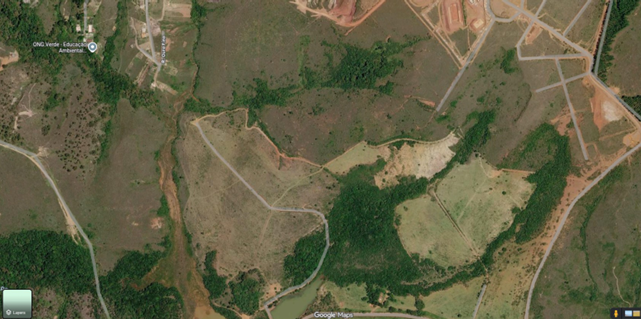
#> input picture data/raw/rural.png, 641 x 319 px; its folder holds only this picture in this run
$ jupyter execute deteccao_malha_viaria.ipynb
#> lines starting #> are read from the running program, lines starting #| are printed output that depends on the picture; after the words box and inside, x2 and y2 are one past the last pixel; in counts of white or black regions, pixels touching at a corner belong together
# Detecção e Reconstrução de Malha Viária a partir de Imagens de Satélite

**Disciplina:** Reconhecimento de Padrões
**Integrantes:** Beatriz Vocurca Frade, Johnatan Augusto Moreira do Carmo e Marina Alves Resende

Este notebook implementa um pipeline de visão computacional clássica para detectar vias, gerar máscaras segmentadas, sobrepor o resultado na imagem original e extrair um grafo da malha viária.

## 0. Setup

[cell 1]
from pathlib import Path

PROJECT_ROOT = Path.cwd().resolve()
if PROJECT_ROOT.name == "notebook":
    PROJECT_ROOT = PROJECT_ROOT.parent

RAW_DIR     = PROJECT_ROOT / "data" / "raw"
RESULTS_DIR = PROJECT_ROOT / "data" / "results"
GRAPHS_DIR  = PROJECT_ROOT / "data" / "graphs"

RAW_DIR.mkdir(parents=True, exist_ok=True)
RESULTS_DIR.mkdir(parents=True, exist_ok=True)
GRAPHS_DIR.mkdir(parents=True, exist_ok=True)

print(f"Raiz: {PROJECT_ROOT}")

## 1. Pipeline de detecção

[cell 2]
from pathlib import Path
import cv2
import numpy as np
import matplotlib.pyplot as plt

from skimage.filters import frangi
from skimage.morphology import remove_small_objects, remove_small_holes
from sklearn.mixture import GaussianMixture
from sklearn.preprocessing import StandardScaler


PROJECT_ROOT = Path.cwd().resolve()
if PROJECT_ROOT.name == "notebook":
    PROJECT_ROOT = PROJECT_ROOT.parent

RAW_DIR     = PROJECT_ROOT / "data" / "raw"
RESULTS_DIR = PROJECT_ROOT / "data" / "results"
GRAPHS_DIR  = PROJECT_ROOT / "data" / "graphs"

RAW_DIR.mkdir(parents=True, exist_ok=True)
RESULTS_DIR.mkdir(parents=True, exist_ok=True)
GRAPHS_DIR.mkdir(parents=True, exist_ok=True)

print(f"Raiz: {PROJECT_ROOT}")


def read_image(path):
    img = cv2.imread(str(path), cv2.IMREAD_COLOR)
    if img is None:
        raise ValueError(f"Não foi possível abrir: {path}")
    return cv2.cvtColor(img, cv2.COLOR_BGR2RGB)


def resize_max(img, max_side=1600):
    h, w = img.shape[:2]
    s = max(h, w)
    if s <= max_side:
        return img, 1.0

    scale = max_side / s
    new_w = int(w * scale)
    new_h = int(h * scale)
    out = cv2.resize(img, (new_w, new_h), interpolation=cv2.INTER_AREA)
    return out, scale


def local_std(gray, k=15):
    gray = gray.astype(np.float32) / 255.0
    mean = cv2.blur(gray, (k, k))
    mean2 = cv2.blur(gray * gray, (k, k))
    std = np.sqrt(np.maximum(mean2 - mean * mean, 0))
    return std


# [50 lines left out: function build_features, not called in this run]


def normalize01(x):
    x = x.astype(np.float32)
    return (x - x.min()) / (x.max() - x.min() + 1e-6)


def oriented_line_opening(mask, lengths=(17, 25, 35), angles=(0, 30, 60, 90, 120, 150)):
    out = np.zeros_like(mask, dtype=np.uint8)

    for L in lengths:
        base = np.zeros((L, L), dtype=np.uint8)
        cv2.line(base, (L // 2, 2), (L // 2, L - 3), 1, 3)

        for ang in angles:
            M = cv2.getRotationMatrix2D((L // 2, L // 2), ang, 1.0)
            kernel = cv2.warpAffine(base, M, (L, L))
            kernel = (kernel > 0).astype(np.uint8)

            opened = cv2.morphologyEx(mask, cv2.MORPH_OPEN, kernel)
            out = np.maximum(out, opened)

    return out


def segment_roads(
    img_rgb,
    max_side=1800,
    min_area=80,
    hole_area=250,
    urban_sensitivity=0.72,
    rural_sensitivity=0.82
):
    img_small, scale = resize_max(img_rgb, max_side=max_side)
    img = cv2.bilateralFilter(img_small, d=7, sigmaColor=35, sigmaSpace=35)

    gray = cv2.cvtColor(img, cv2.COLOR_RGB2GRAY)
    hsv = cv2.cvtColor(img, cv2.COLOR_RGB2HSV)
    lab = cv2.cvtColor(img, cv2.COLOR_RGB2LAB)

    h, s, v = cv2.split(hsv)
    l, a, b = cv2.split(lab)

    gray_f = gray.astype(np.float32) / 255.0
    s_f = s.astype(np.float32) / 255.0

    r = img[:, :, 0].astype(np.float32)
    g = img[:, :, 1].astype(np.float32)
    bb = img[:, :, 2].astype(np.float32)

    grayness = 1.0 - normalize01(
        np.abs(r - g) + np.abs(r - bb) + np.abs(g - bb)
    )

    ndvi_like = (g - r) / (g + r + 1e-6)
    non_veg = ndvi_like < 0.22

    clahe = cv2.createCLAHE(clipLimit=2.5, tileGridSize=(8, 8))
    gray_eq = clahe.apply(gray)

    tex = local_std(gray_eq, k=15)
    homogeneity = normalize01(1.0 - tex)

    fr_dark = frangi(
        gray_eq.astype(float) / 255.0,
        sigmas=range(1, 6),
        black_ridges=True
    )

    fr_light = frangi(
        gray_eq.astype(float) / 255.0,
        sigmas=range(1, 6),
        black_ridges=False
    )

    linearity = normalize01(np.maximum(fr_dark, fr_light))

    urban_score = (
        0.38 * grayness +
        0.25 * (1.0 - s_f) +
        0.20 * homogeneity +
        0.17 * linearity
    )

    urban_score = normalize01(urban_score)

    rural_score = (
        0.65 * linearity +
        0.20 * homogeneity +
        0.15 * (1.0 - s_f)
    )

    rural_score = normalize01(rural_score)

    urban_mask = urban_score > np.quantile(urban_score, urban_sensitivity)
    rural_mask = rural_score > np.quantile(rural_score, rural_sensitivity)

    urban_mask = urban_mask & non_veg & (s_f < 0.62)
    rural_mask = rural_mask & non_veg

    rural_mask = oriented_line_opening(
        rural_mask.astype(np.uint8),
        lengths=(9, 15, 23, 31),
        angles=(0, 15, 30, 45, 60, 75, 90, 105, 120, 135, 150, 165)
    ).astype(bool)

    urban_mask = oriented_line_opening(
        urban_mask.astype(np.uint8),
        lengths=(15, 25, 35),
        angles=(0, 20, 40, 60, 80, 100, 120, 140, 160)
    ).astype(bool) | urban_mask

    mask = urban_mask | rural_mask

    close_kernel = cv2.getStructuringElement(cv2.MORPH_ELLIPSE, (7, 7))
    dilate_kernel = cv2.getStructuringElement(cv2.MORPH_ELLIPSE, (3, 3))

    mask = cv2.dilate(mask.astype(np.uint8), dilate_kernel, iterations=1)
    mask = cv2.morphologyEx(mask, cv2.MORPH_CLOSE, close_kernel)

    mask = mask.astype(bool)
    mask = remove_small_objects(mask, min_size=min_area)
    mask = remove_small_holes(mask, area_threshold=hole_area)

    if scale != 1.0:
        mask = cv2.resize(
            mask.astype(np.uint8),
            (img_rgb.shape[1], img_rgb.shape[0]),
            interpolation=cv2.INTER_NEAREST
        ).astype(bool)

    return mask


def make_overlay(img_rgb, mask, alpha=0.45):
    overlay = img_rgb.copy().astype(np.float32)
    color = np.zeros_like(overlay)
    color[:, :, 0] = 255

    overlay[mask] = (1 - alpha) * overlay[mask] + alpha * color[mask]
    return np.clip(overlay, 0, 255).astype(np.uint8)


# [20 lines left out: function plot_road_result, not called in this run]


def process_image(path, max_side=1800):
    path = Path(path)

    img = read_image(path)

    mask = segment_roads(
        img,
        max_side=max_side,
        min_area=80,
        hole_area=250,
        urban_sensitivity=0.86,
        rural_sensitivity=0.92
    )

    overlay = make_overlay(img, mask)

    mask_path = RESULTS_DIR / f"{path.stem}_mask.png"
    overlay_path = RESULTS_DIR / f"{path.stem}_overlay.png"

    cv2.imwrite(
        str(mask_path),
        (mask.astype(np.uint8) * 255)
    )

    cv2.imwrite(
        str(overlay_path),
        cv2.cvtColor(overlay, cv2.COLOR_RGB2BGR)
    )

    return {
        "name": path.name,
        "image": img,
        "mask": mask,
        "overlay": overlay,
        "mask_path": mask_path,
        "overlay_path": overlay_path
    }

def plot_all_results(results):

    n = len(results)

    fig, axes = plt.subplots(
        nrows=n,
        ncols=3,
        figsize=(18, 6*n)
    )

    if n == 1:
        axes = np.array([axes])

    for i, r in enumerate(results):

        axes[i,0].imshow(r["image"])
        axes[i,0].set_title(
            f'{r["name"]}\nOriginal'
        )
        axes[i,0].axis("off")

        axes[i,1].imshow(
            r["mask"],
            cmap="gray"
        )
        axes[i,1].set_title("Máscara")
        axes[i,1].axis("off")

        axes[i,2].imshow(r["overlay"])
        axes[i,2].set_title("Sobreposição")
        axes[i,2].axis("off")

    plt.tight_layout()
    plt.show()


def process_dataset(raw_dir=RAW_DIR, max_side=1600):
    exts = ["*.png", "*.jpg", "*.jpeg", "*.tif", "*.tiff", "*.bmp"]
    files = []

    for e in exts:
        files.extend(Path(raw_dir).glob(e))

    if len(files) == 0:
        raise FileNotFoundError(f"Nenhuma imagem encontrada em {raw_dir}")

    results = []

    for f in files:
        print(f"Processando: {f.name}")
        results.append(process_image(f, max_side=max_side))
#> in read_image, img is the input picture: shape (319, 641, 3); mean B, G, R 68.2, 95.9, 97.5
#> in segment_roads, `img_small, scale = resize_max(img_rgb, max_side=max_side)`: scale = 1
#> in segment_roads, `hsv = cv2.cvtColor(img, cv2.COLOR_RGB2HSV)`: hsv: shape (319, 641, 3); mean H, S, V 30.7, 88.6, 102.9
#> in segment_roads, `lab = cv2.cvtColor(img, cv2.COLOR_RGB2LAB)`: lab: shape (319, 641, 3); mean of channels 0, 1, 2 102.1, 123.6, 144.2
#> in segment_roads, `ndvi_like = (g - r) / (g + r + 1e-6)`:
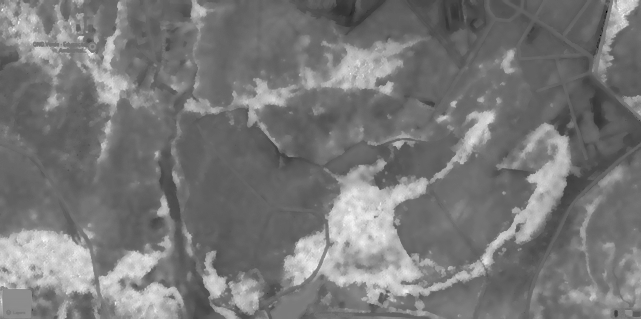
#> ndvi_like: shape (319, 641) float32; min -0.366, max 0.443, mean 0.017; drawn with min black and max white
#> in segment_roads, `non_veg = ndvi_like < 0.22`:
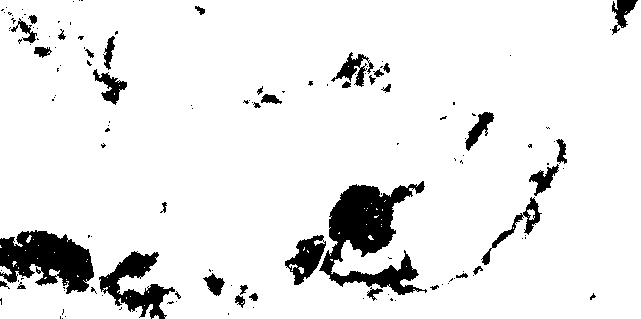
#> non_veg: shape (319, 641) bool; 91.4% white; 141 black regions (103 under 20 px), largest, box (x1, y1, x2, y2) and area: (319, 181, 427, 295) 5441, (0, 230, 94, 294) 3804, (99, 251, 175, 319) 2083
#> in local_std, `mean = cv2.blur(gray, (k, k))`:
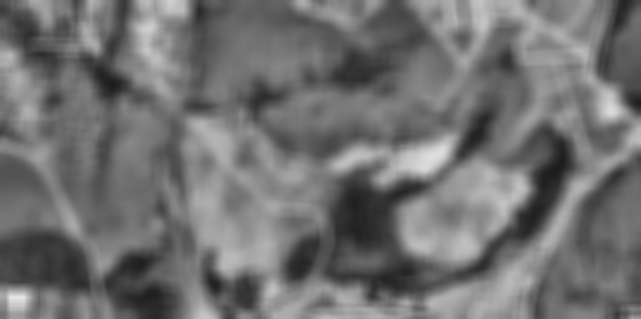
#> mean: shape (319, 641) float32; min 0.115, max 0.907, mean 0.444
#> in local_std, `mean2 = cv2.blur(gray * gray, (k, k))`:
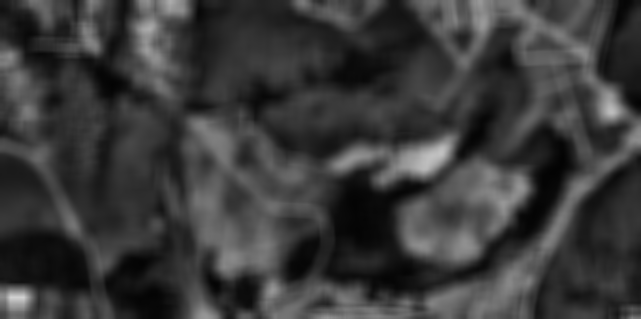
#> mean2: shape (319, 641) float32; min 0.0139, max 0.825, mean 0.23
#> in local_std, `std = np.sqrt(np.maximum(mean2 - mean * mean, 0))`:
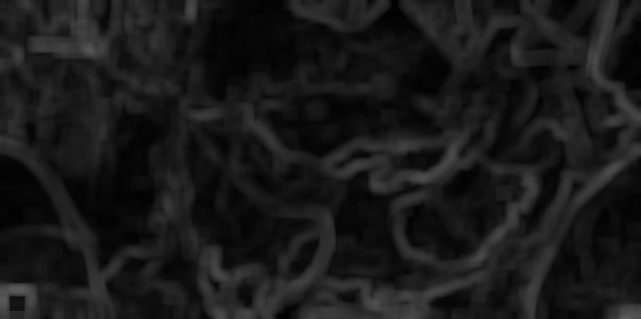
#> std: shape (319, 641) float32; min 0.0023, max 0.359, mean 0.101
#> in normalize01 (call 2), `x = x.astype(np.float32)`:
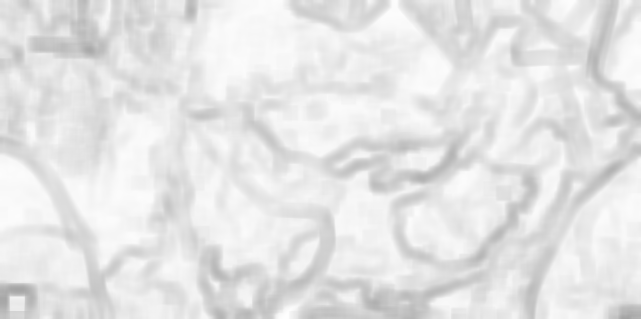
#> x: shape (319, 641) float32; min 0.641, max 0.998, mean 0.899
#> in segment_roads, `urban_score = ( 0.38 * grayness + 0.25 * (1.0 - s_f) + 0.20 * homogene..`:
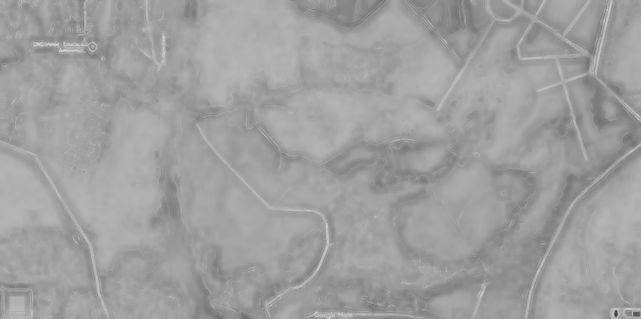
#> urban_score: shape (319, 641) float32; min 0.236, max 0.835, mean 0.626
#> in normalize01 (call 5), `return (x - x.min()) / (x.max() - x.min() + 1e-6)`:
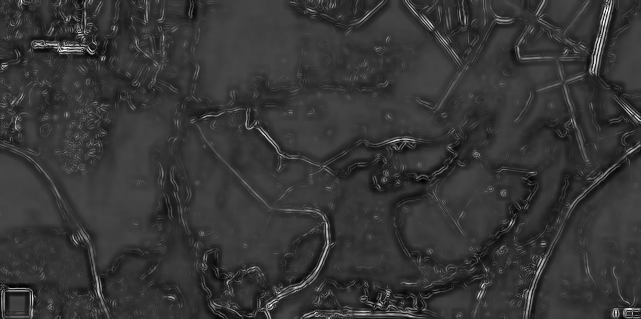
#> returned value: shape (319, 641) float32; min 0, max 1, mean 0.214
#> in segment_roads, `urban_mask = urban_score > np.quantile(urban_score, urban_sensitivity)`: urban_mask: shape (319, 641) bool; 14% white; 400 white regions (328 under 20 px), largest, box (x1, y1, x2, y2) and area: (195, 0, 299, 102) 6526, (63, 112, 166, 264) 5542, (0, 155, 60, 235) 2757
#> in segment_roads, `rural_mask = rural_score > np.quantile(rural_score, rural_sensitivity)`: rural_mask: shape (319, 641) bool; 8% white in thin lines or dots
#> in segment_roads, `rural_mask = rural_mask & non_veg`: rural_mask: shape (319, 641) bool; 7.8% white in thin lines or dots
#> after the loop in oriented_line_opening, `for L in lengths:`: base: shape (31, 31); values 0 (black) and 1 (white), 14.9% white; 1 white region, box (x1, y1, x2, y2) and area: (13, 0, 18, 31) 143
#> after the loop in oriented_line_opening, `for L in lengths:`: out: shape (319, 641); values 0 (black) and 1 (white), 0.52% white; 13 white regions, largest, box (x1, y1, x2, y2) and area: (7, 204, 24, 223) 243, (229, 58, 247, 77) 216, (133, 192, 153, 201) 112
#> call 2 of oriented_line_opening, with lengths = (15, 25, 35), angles = (0, 20, 40, 60, 80, 100, 120, 140, 160)
#> after the loop in oriented_line_opening (call 2), `for L in lengths:`: base: shape (35, 35); values 0 (black) and 1 (white), 13.3% white; 1 white region, box (x1, y1, x2, y2) and area: (15, 0, 20, 35) 163
#> after the loop in oriented_line_opening (call 2), `for L in lengths:`:
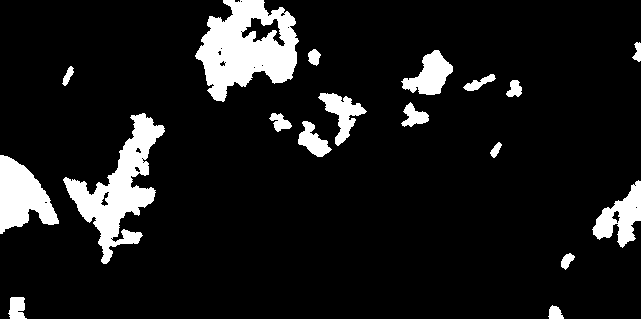
#> out: shape (319, 641); values 0 (black) and 1 (white), 10.2% white; 18 white regions, largest, box (x1, y1, x2, y2) and area: (195, 0, 299, 102) 6334, (63, 113, 165, 264) 5225, (0, 155, 59, 234) 2751
#> in segment_roads, `dilate_kernel = cv2.getStructuringElement(cv2.MORPH_ELLIPSE, (3, 3))`: dilate_kernel = [[0, 1, 0], [1, 1, 1], [0, 1, 0]]
#> in segment_roads, `mask = cv2.dilate(mask.astype(np.uint8), dilate_kernel, iterations=1)`: mask: shape (319, 641); values 0 (black) and 1 (white), 18.6% white; 260 white regions (156 under 20 px), largest, box (x1, y1, x2, y2) and area: (194, 0, 324, 103) 7622, (62, 111, 167, 265) 6354, (0, 154, 61, 236) 2929
#> in segment_roads, `mask = cv2.morphologyEx(mask, cv2.MORPH_CLOSE, close_kernel)`:
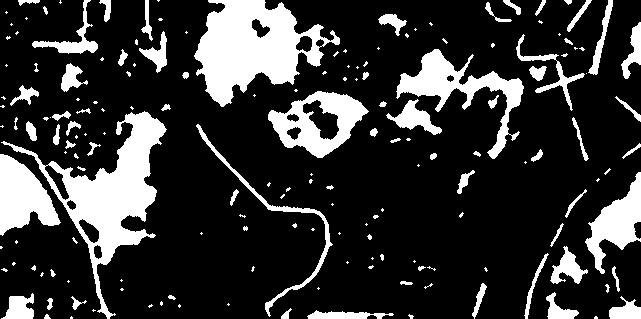
#> mask: shape (319, 641); values 0 (black) and 1 (white), 20.2% white; 173 white regions (99 under 20 px), largest, box (x1, y1, x2, y2) and area: (194, 0, 340, 107) 8230, (1, 111, 167, 319) 8081, (396, 49, 524, 159) 3604

    return results


results = process_dataset(
    RAW_DIR,
    max_side=1800
)
#> results = 1 item

plot_all_results(results)
#> in plot_all_results, `n = len(results)`: n = 1
#> the loop in plot_all_results, `for i, r in enumerate(results): ` made 1 pass
